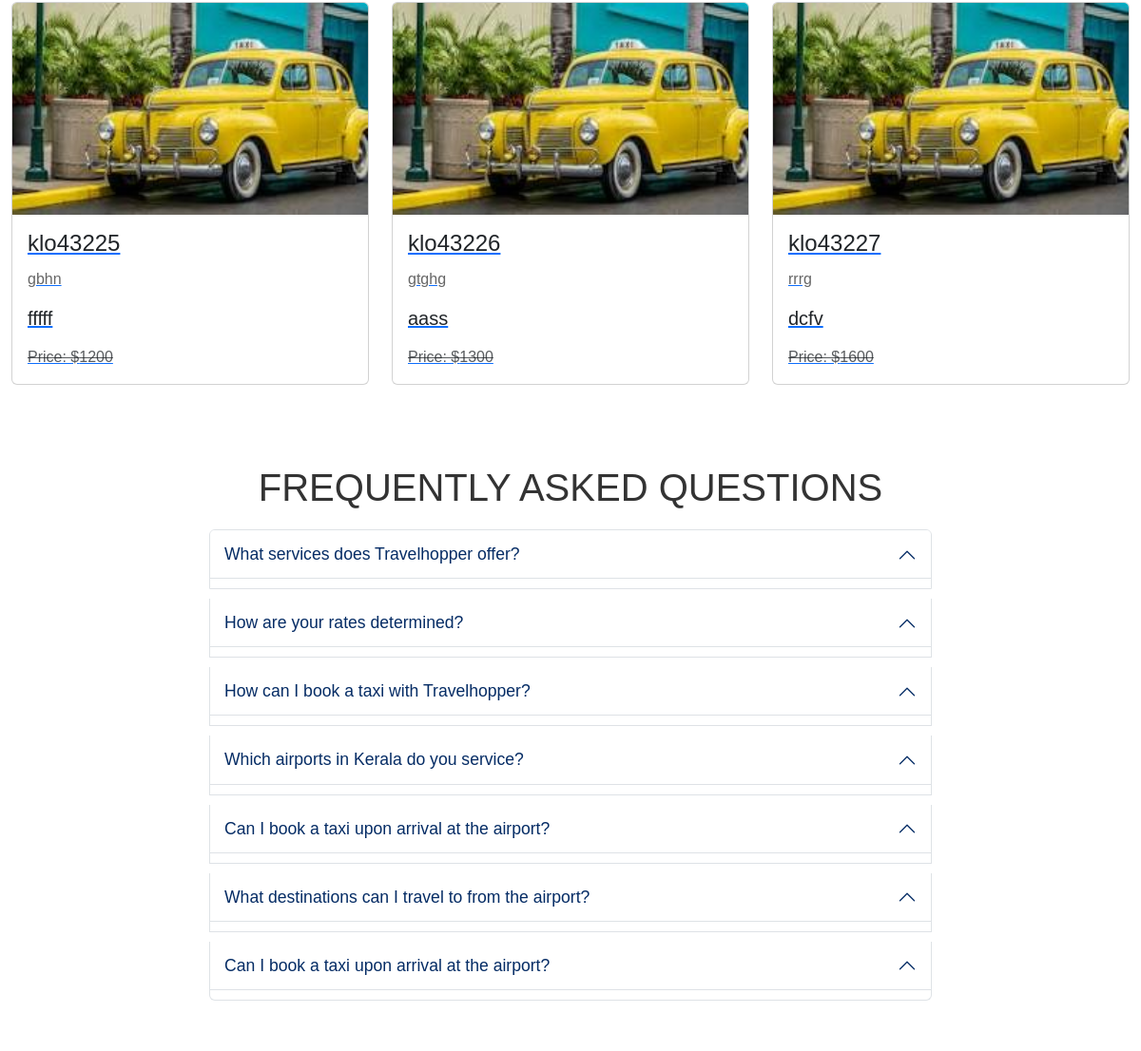
/user_home (middle part), run on an earlier commit of the app's database.
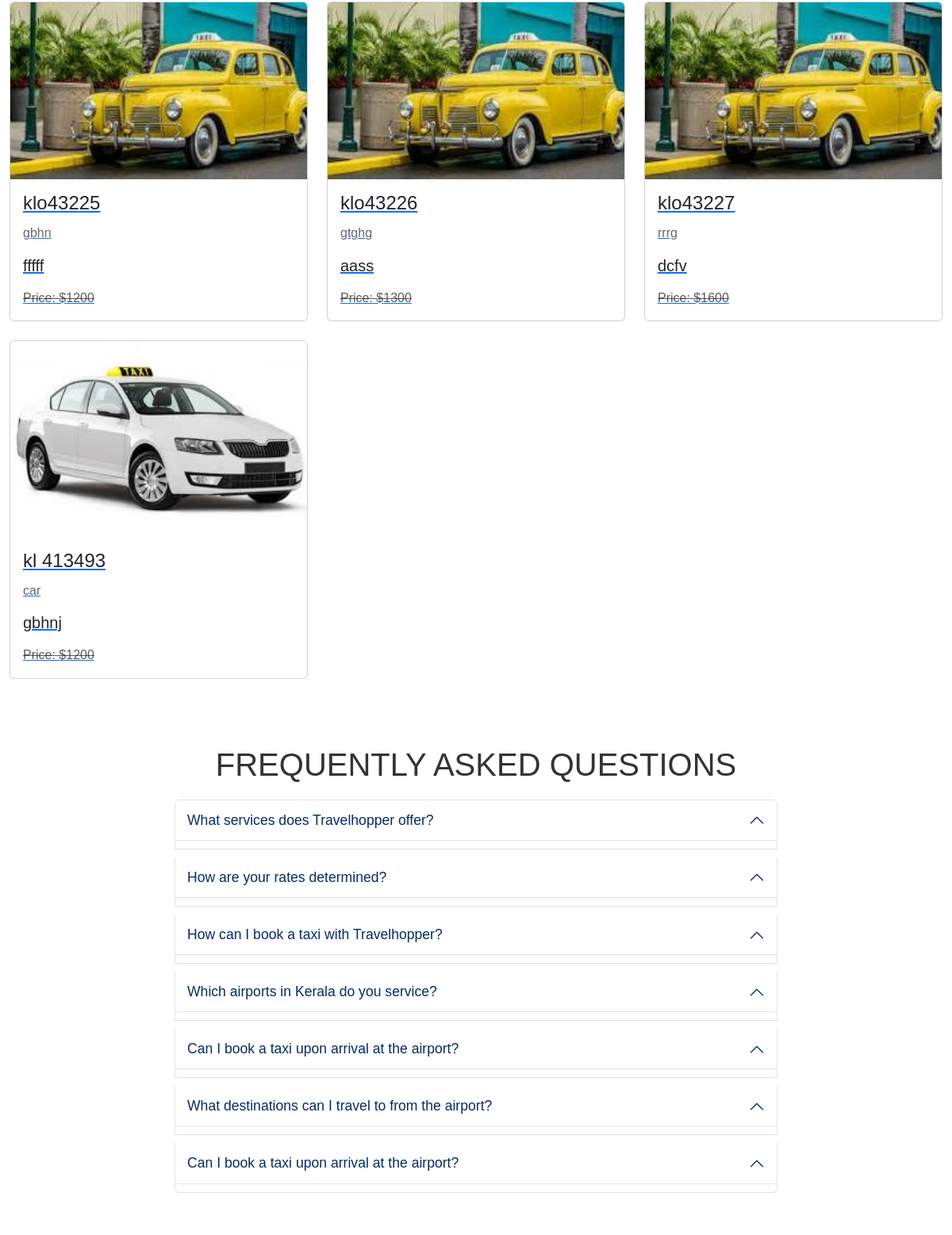
And on a later commit of the database.
### app/models.py (models this page shows, shortened)
class Cab(models.Model):
    pid=models.TextField()
    number_plate = models.CharField(max_length=15, unique=True)
    model = models.CharField(max_length=50)
    driver_name = models.CharField(max_length=100)
    available = models.IntegerField()
    price=models.IntegerField()
    img = models.FileField()

### app/views.py (the view)
# urls.py: path('user_home',views.user_home),
def user_home(req):
    if 'user' in req.session:
        data=Cab.objects.all()
    cabs=Cab.objects.all()
    return render(req,'user/home.html',{'Cab':cabs})

### templates/user/home.html (shortened to what this page needs)
<!DOCTYPE html>
<html lang="en">
<head>
    {% load static %}
    <link href="https://cdn.jsdelivr.net/npm/bootstrap@5.3.3/dist/css/bootstrap.min.css" rel="stylesheet">
</head>
<body>
<div class="container" style="max-width: 1200px;">
    <div class="row">
        {% for cabs in Cab %}
        <div class="col-lg-4 mb-4">
            <a href="view_cabs/{{ cabs.pk }}">
                <div class="card">
                    <img class="card-img-top" src="{{ cabs.img.url }}" alt="Card image" style="width: 100%; height: auto; object-fit: cover;">
                    <div class="card-body">
                        <h4 class="card-title">{{ cabs.number_plate }}</h4>
                        <p class="card-text">{{ cabs.model }}</p>
                        <h5 class="card-title">{{ cabs.driver_name }}</h5>
                        <p class="card-text text-muted" style="text-decoration: line-through;">Price: ${{ cabs.price }}</p>
                    </div>
                </div>
            </a>
        </div>
        {% endfor %}
    </div>
</div>
<div class="qn">
    <h1>FREQUENTLY ASKED QUESTIONS</h1>
    <div class="qns">
        <div class="accordion" id="faqAccordion">
            <div class="accordion-item">
                <h2 class="accordion-header" id="headingOne">
                    <button class="accordion-button" type="button" data-bs-toggle="collapse" data-bs-target="#collapseOne" aria-expanded="true" aria-controls="collapseOne">
                        What services does Travelhopper offer?
                    </button>
                </h2>
            </div>
            <div class="accordion-item">
                <h2 class="accordion-header" id="headingTwo">
                    <button class="accordion-button" type="button" data-bs-toggle="collapse" data-bs-target="#collapseTwo" aria-expanded="false" aria-controls="collapseTwo">
                        How are your rates determined?
                    </button>
                </h2>
            </div>
            <div class="accordion-item">
                <h2 class="accordion-header" id="headingThree">
                    <button class="accordion-button" type="button" data-bs-toggle="collapse" data-bs-target="#collapseThree" aria-expanded="false" aria-controls="collapseThree">
                        How can I book a taxi with Travelhopper?
                    </button>
                </h2>
            </div>
            <div class="accordion-item">
                <h2 class="accordion-header" id="headingFour">
                    <button class="accordion-button" type="button" data-bs-toggle="collapse" data-bs-target="#collapseFour" aria-expanded="false" aria-controls="collapseFour">
                        Which airports in Kerala do you service?
                    </button>
                </h2>
            </div>
            <div class="accordion-item">
                <h2 class="accordion-header" id="headingFive">
                    <button class="accordion-button" type="button" data-bs-toggle="collapse" data-bs-target="#collapseFive" aria-expanded="false" aria-controls="collapseFive">
                        Can I book a taxi upon arrival at the airport?
                    </button>
                </h2>
            </div>
            <div class="accordion-item">
                <h2 class="accordion-header" id="headingSix">
                    <button class="accordion-button" type="button" data-bs-toggle="collapse" data-bs-target="#collapseSix" aria-expanded="false" aria-controls="collapseSix">
                        What destinations can I travel to from the airport?
                    </button>
                </h2>
            </div>
            <div class="accordion-item">
                <h2 class="accordion-header" id="headingSeven">
                    <button class="accordion-button" type="button" data-bs-toggle="collapse" data-bs-target="#collapseSeven" aria-expanded="false" aria-controls="collapseSeven">
                        Can I book a taxi upon arrival at the airport?
                    </button>
                </h2>
            </div>
        </div>
    </div>
</div>
</body>
</html>
</body>
</html>

What changed in the data, as far as the page shows it:
added Cab: img (picture), number_plate "kl 413493", model "car", driver_name "gbhnj", price "1200"
